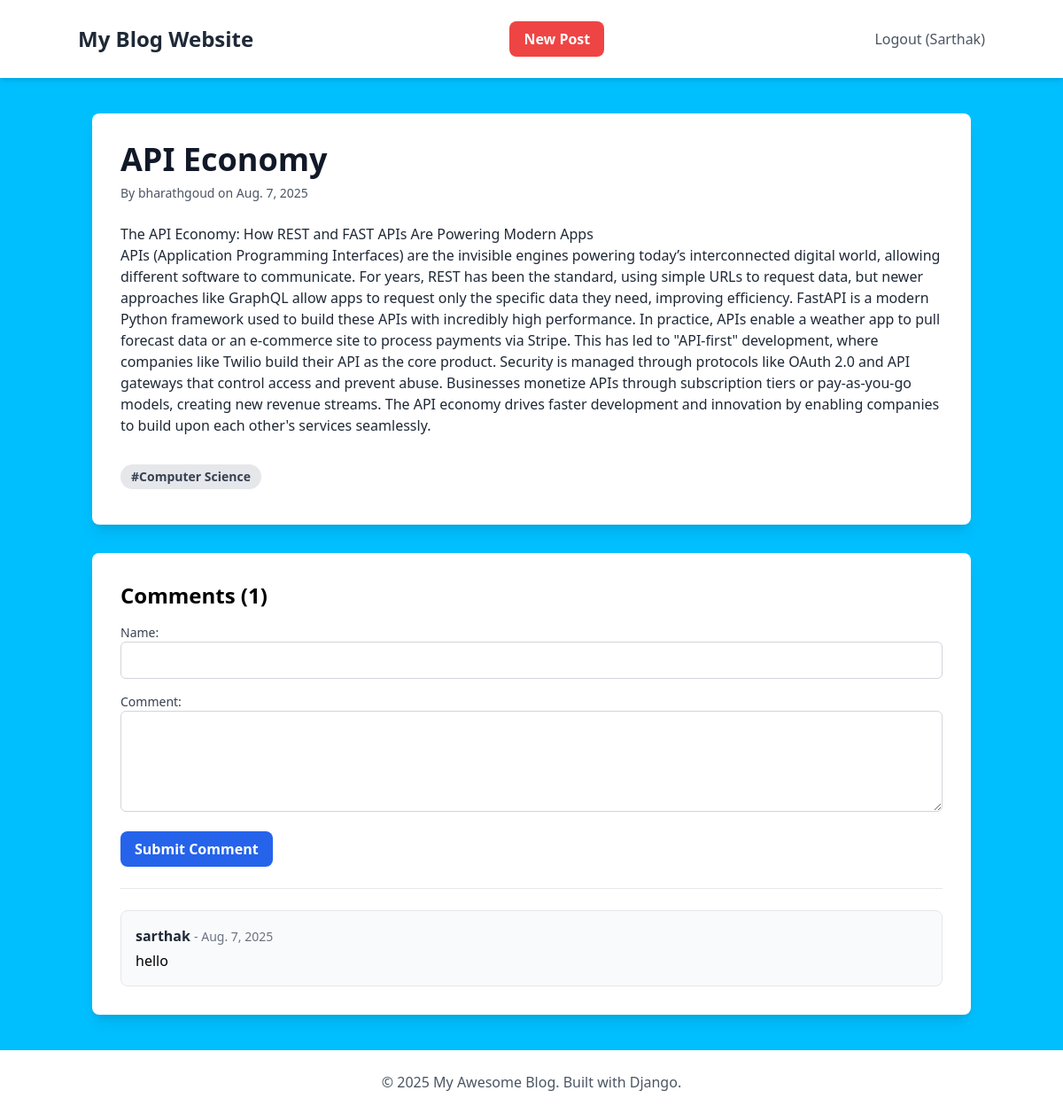
The app's page /post/11/ (signed in) with its own data.
### blog/models.py (models this page shows, shortened)
class Post(models.Model):
    title = models.CharField(max_length=255)
    content = models.TextField()
    author = models.ForeignKey(User, on_delete=models.CASCADE)
    created_on = models.DateTimeField(auto_now_add=True)
    last_modified = models.DateTimeField(auto_now=True)
    categories = models.ManyToManyField(Category, related_name='posts')

class Category(models.Model):
    name = models.CharField(max_length=100)

class Comment(models.Model):
    post = models.ForeignKey(Post, on_delete=models.CASCADE, related_name='comments')
    author = models.CharField(max_length=100)
    body = models.TextField()
    created_on = models.DateTimeField(auto_now_add=True)

### blog/views.py (the view)
# urls.py: path('post/<int:pk>/', views.post_detail, name='post_detail'),
def post_detail(request, pk):
    post = get_object_or_404(Post, pk=pk)
    comments = post.comments.all().order_by('-created_on')
    if request.method == 'POST':
        comment_form = CommentForm(request.POST)
        if comment_form.is_valid():
            new_comment = comment_form.save(commit=False)
            new_comment.post = post
            new_comment.save()
            return redirect('post_detail', pk=post.pk)
    else:
        comment_form = CommentForm()
    context = {'post': post, 'comments': comments, 'comment_form': comment_form}
    return render(request, 'blog/post_detail.html', context)

### blog/forms.py
class CommentForm(forms.ModelForm):
    class Meta:
        model = Comment
        fields = ['author', 'body']
        widgets = {
            'author': forms.TextInput(attrs={'class': 'w-full p-2 border border-gray-300 rounded-md'}),
            'body': forms.Textarea(attrs={'class': 'w-full p-2 border border-gray-300 rounded-md', 'rows': 4}),
        }

### blog/templates/blog/post_detail.html (shortened to what this page needs)
{% extends "blog/base.html" %}
{% block content %}
<div class="bg-white p-8 rounded-lg shadow-lg">
    <div class="flex justify-between items-start">
        <div>
            <h1 class="text-4xl font-bold mb-2 text-gray-900">{{ post.title }}</h1>
            <p class="text-gray-600 text-sm mb-6">
                By {{ post.author.username }} on {{ post.created_on.date }}
            </p>
        </div>
    </div>
    <div class="prose max-w-none text-gray-800 mb-8">
        {{ post.content|linebreaks }}
    </div>
     <div>
        {% for category in post.categories.all %}
            <a href="{% url 'posts_by_category' category.name %}" class="inline-block bg-gray-200 rounded-full px-3 py-1 text-sm font-semibold text-gray-700 mr-2 mb-2 hover:bg-gray-300">#{{ category.name }}</a>
        {% endfor %}
    </div>
</div>
<div class="bg-white p-8 rounded-lg shadow-lg mt-8">
    <h3 class="text-2xl font-bold mb-4">Comments ({{ comments.count }})</h3>
    <form method="post" class="space-y-4">
        <div>
            <label for="{{ comment_form.author.id_for_label }}" class="block text-sm font-medium text-gray-700">Name:</label>
            {{ comment_form.author }}
        </div>
        <div>
            <label for="{{ comment_form.body.id_for_label }}" class="block text-sm font-medium text-gray-700">Comment:</label>
            {{ comment_form.body }}
        </div>
        <button type="submit" class="bg-blue-600 text-white font-bold py-2 px-4 rounded-lg hover:bg-blue-700 transition-colors">
            Submit Comment
        </button>
    </form>
    <hr class="my-6">
    <div class="space-y-4">
        {% for comment in comments %}
        <div class="bg-gray-50 p-4 rounded-lg border border-gray-200">
            <p class="font-semibold text-gray-800">{{ comment.author }} <span class="text-gray-500 text-sm font-normal">- {{ comment.created_on.date }}</span></p>
            <p class="text-gray-700 mt-1">{{ comment.body|linebreaks }}</p>
        </div>
        {% empty %}
        <p class="text-gray-600">No comments yet. Be the first to comment!</p>
        {% endfor %}
    </div>
</div>
{% endblock content %}

### blog/templates/blog/base.html (shortened to what this page needs)
<!DOCTYPE html>
<html lang="en">
<head>
    <script src="https://cdn.tailwindcss.com"></script>
</head>
<body style="background-color: deepskyblue" class="bg-gray-100 font-sans leading-normal tracking-normal">
    <nav class="bg-white p-6 shadow-md">
        <div class="container mx-auto flex justify-between items-center">
            <a href="{% url 'post_list' %}" class="text-2xl font-bold text-gray-800">My Blog Website</a>
                    <a href="{% url 'post_create' %}" class="bg-red-500 text-white font-bold py-2 px-4 rounded-lg hover:bg-blue-700 transition-colors mr-4">New Post</a>
            <div>
                {% if user.is_authenticated %}
                    <a href="{% url 'logout' %}" class="text-gray-600 hover:text-gray-800">Logout ({{ user.username }})</a>
                {% else %}
                    <a href="{% url 'login' %}" class="text-gray-600 hover:text-gray-800">Login</a>
                {% endif %}
            </div>
        </div>
    </nav>
    <div class="container mx-auto mt-10 px-4">
        {% block content %}
        {% endblock content %}
    </div>
    <footer class="bg-white p-6 mt-10 shadow-md">
        <div class="container mx-auto text-center text-gray-600">
            <p>&copy; 2025 My Awesome Blog. Built with Django.</p>
        </div>
    </footer>
</body>
</html>

### records on screen
Post: title "API Economy", author.username "bharathgoud", created_on "Aug. 7, 2025", content "The API Economy: How REST and FAST APIs Are Powering Modern Apps APIs (Application Programming Interfaces) are the invisible engines powering today’s interconnected digital world, allowing different software to communicate. For years, REST has been the standard, using simple URLs to request data, but newer approaches like GraphQL allow apps to request only the specific data they need, improving efficiency. FastAPI is a modern Python framework used to build these APIs with incredibly high performance. In practice, APIs enable a weather app to pull forecast data or an e-commerce site to process payments via Stripe. This has led to \"API-first\" development, where companies like Twilio build…"
Category: name "Computer Science"
Comment: author "sarthak", created_on "Aug. 7, 2025", body "hello"

### other values on screen
{{ user.username }} "Sarthak"
{{ comments.count }} "1"
